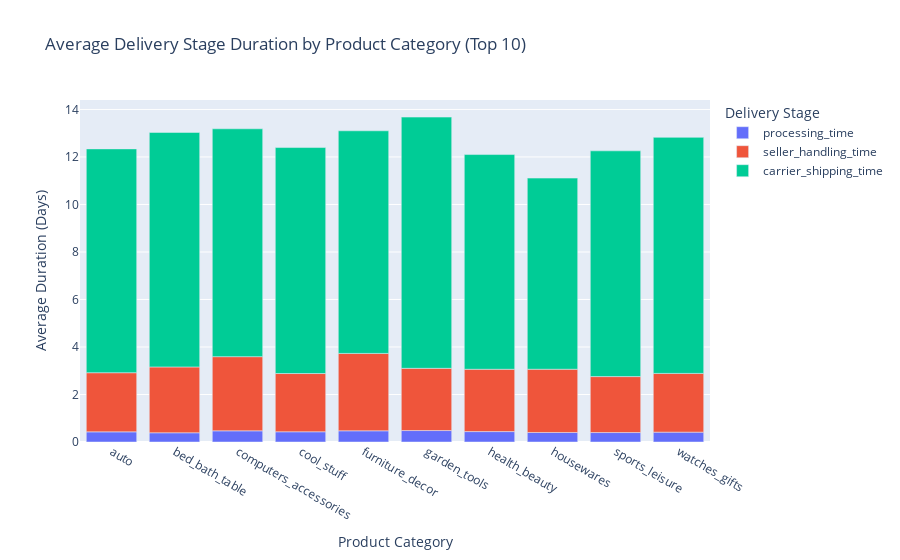

Notebook source saved alongside this figure:
### Code cell
# --- 1. Filter for relevant orders and calculate stage durations ---
# Ensure all timestamps needed are present
completed_orders = orders[
    orders['order_status'] == 'delivered'
].dropna(subset=[
    'order_purchase_timestamp', 
    'order_approved_at', 
    'order_delivered_carrier_date', 
    'order_delivered_customer_date'
])

# Calculate durations in days
# Using .dt.total_seconds() / (24 * 3600) is more precise for timedelta
completed_orders['processing_time'] = (completed_orders['order_approved_at'] - completed_orders['order_purchase_timestamp']).dt.total_seconds() / (24 * 3600)
completed_orders['seller_handling_time'] = (completed_orders['order_delivered_carrier_date'] - completed_orders['order_approved_at']).dt.total_seconds() / (24 * 3600)
completed_orders['carrier_shipping_time'] = (completed_orders['order_delivered_customer_date'] - completed_orders['order_delivered_carrier_date']).dt.total_seconds() / (24 * 3600)

# --- 2. Merge with product category information ---
# We use the 'items' helper DataFrame you already created
order_stage_times = completed_orders.merge(items[['order_id', 'product_category_name_english']], on='order_id', how='left')

# Drop orders that might have multiple different item categories to keep the analysis simple
order_stage_times = order_stage_times.drop_duplicates(subset=['order_id'])


# --- 3. Aggregate to find average times per category ---
# Focusing on the top 10 categories by revenue for clarity
top_10_cats = items.groupby('product_category_name_english')['price'].sum().nlargest(10).index

# Filter for top 10 categories
avg_times_by_cat = order_stage_times[
    order_stage_times['product_category_name_english'].isin(top_10_cats)
].groupby('product_category_name_english').agg({
    'processing_time': 'mean',
    'seller_handling_time': 'mean',
    'carrier_shipping_time': 'mean'
}).reset_index()


# --- 4. Prepare data for plotting and visualize ---
# 'Melt' the DataFrame to make it suitable for Plotly Express
avg_times_melted = avg_times_by_cat.melt(
    id_vars='product_category_name_english',
    value_vars=['processing_time', 'seller_handling_time', 'carrier_shipping_time'],
    var_name='delivery_stage',
    value_name='average_days'
)

# Create the stacked bar chart
import plotly.express as px

fig = px.bar(
    avg_times_melted,
    x='product_category_name_english',
    y='average_days',
    color='delivery_stage',
    title='Average Delivery Stage Duration by Product Category (Top 10)',
    labels={
        'product_category_name_english': 'Product Category',
        'average_days': 'Average Duration (Days)',
        'delivery_stage': 'Delivery Stage'
    },
    category_orders={ # Sort the stages logically
        'delivery_stage': ['processing_time', 'seller_handling_time', 'carrier_shipping_time']
    }
)

fig.show()

### Figure 1 — Plotly figure (JSON) as saved in the notebook; plotly's stock layout.template omitted (floating-point values rounded to 4 significant figures)
{"data": [{"alignmentgroup": "True", "hovertemplate": "Delivery Stage=processing_time<br>Product Category=%{x}<br>Average Duration (Days)=%{y}<extra></extra>", "legendgroup": "processing_time", "marker": {"color": "#636efa", "pattern": {"shape": ""}}, "name": "processing_time", "offsetgroup": "processing_time", "orientation": "v", "showlegend": true, "textposition": "auto", "type": "bar", "x": ["auto", "bed_bath_table", "computers_accessories", "cool_stuff", "furniture_decor", "garden_tools", "health_beauty", "housewares", "sports_leisure", "watches_gifts"], "xaxis": "x", "y": [0.4274, 0.3884, 0.4707, 0.4301, 0.4712, 0.4822, 0.4387, 0.4014, 0.398, 0.415], "yaxis": "y"}, {"alignmentgroup": "True", "hovertemplate": "Delivery Stage=seller_handling_time<br>Product Category=%{x}<br>Average Duration (Days)=%{y}<extra></extra>", "legendgroup": "seller_handling_time", "marker": {"color": "#EF553B", "pattern": {"shape": ""}}, "name": "seller_handling_time", "offsetgroup": "seller_handling_time", "orientation": "v", "showlegend": true, "textposition": "auto", "type": "bar", "x": ["auto", "bed_bath_table", "computers_accessories", "cool_stuff", "furniture_decor", "garden_tools", "health_beauty", "housewares", "sports_leisure", "watches_gifts"], "xaxis": "x", "y": [2.49, 2.771, 3.122, 2.453, 3.258, 2.62, 2.624, 2.662, 2.356, 2.473], "yaxis": "y"}, {"alignmentgroup": "True", "hovertemplate": "Delivery Stage=carrier_shipping_time<br>Product Category=%{x}<br>Average Duration (Days)=%{y}<extra></extra>", "legendgroup": "carrier_shipping_time", "marker": {"color": "#00cc96", "pattern": {"shape": ""}}, "name": "carrier_shipping_time", "offsetgroup": "carrier_shipping_time", "orientation": "v", "showlegend": true, "textposition": "auto", "type": "bar", "x": ["auto", "bed_bath_table", "computers_accessories", "cool_stuff", "furniture_decor", "garden_tools", "health_beauty", "housewares", "sports_leisure", "watches_gifts"], "xaxis": "x", "y": [9.422, 9.873, 9.593, 9.514, 9.372, 10.58, 9.038, 8.046, 9.504, 9.937], "yaxis": "y"}], "layout": {"barmode": "relative", "legend": {"title": {"text": "Delivery Stage"}, "tracegroupgap": 0}, "title": {"text": "Average Delivery Stage Duration by Product Category (Top 10)"}, "xaxis": {"anchor": "y", "domain": [0, 1], "title": {"text": "Product Category"}}, "yaxis": {"anchor": "x", "domain": [0, 1], "title": {"text": "Average Duration (Days)"}}}}
